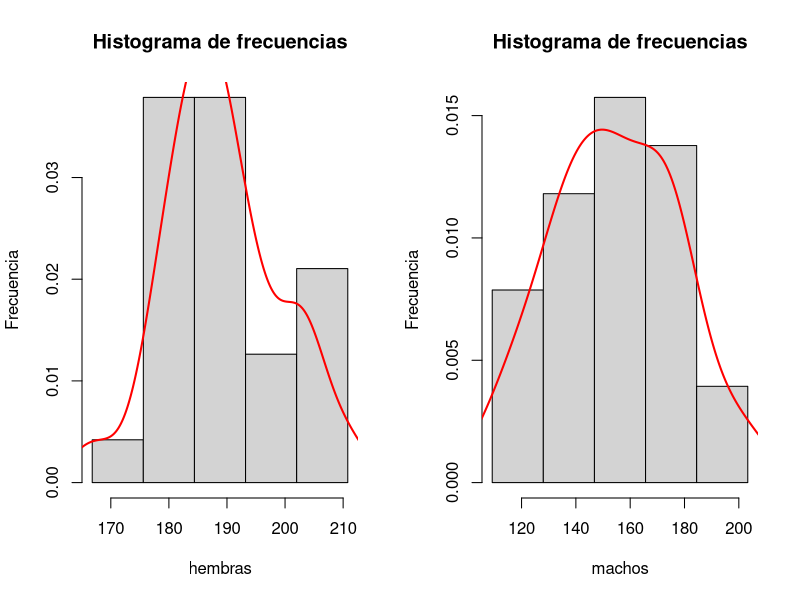

This figure's R source:
## ---- chunk 1
knitr::opts_chunk$set(echo = TRUE)
## ---- chunk 2
summary(cars)
## ---- chunk 3
hembras<-c(183.2,184.1,183.0,204.3,176.5,179.0,188.3,186.8,202.2,182.5,190.0,
           178.1,193.2,180.4,184.3,189.2,189.1,203.1,166.8,196.3,193.3,187.3,
           185.8,189.3,195.5,202.4,210.8)

machos<-c(140.9,121.7,173.8,154.5,109.2,150.7,203.3,163.0,137.7,173.9,177.4,
          154.8,177.5,153.4,138.7,136.7,165.3,126.7,118.9,140.0,192.7,134.4,
          175.0,169.8,153.9,176.7,150.0)

ancho_barras <- (max(hembras)-min(hembras))/5
ancho_barrasm <- (max(machos)-min(machos))/5

nbarras <- seq(min(hembras),
               max(hembras), by = ancho_barras)

nbarrasm <- seq(min(machos),
               max(machos), by = ancho_barrasm)
par(mfrow = c(1,2))

hist(hembras,prob = TRUE, breaks = nbarras, main = "Histograma de frecuencias", 
     ylab = "Frecuencia")
lines(density(hembras), lwd = 2, col = 'red')

hist(machos, prob = TRUE, breaks = nbarrasm, main = "Histograma de frecuencias", 
     ylab = "Frecuencia")
lines(density(machos), lwd = 2, col = 'red')

m<-mean(machos, na.rm = FALSE)# esta es la media o el promedio de machos
m1<-mean(hembras, na.rm = FALSE)#  esta es la media o el promedio de hembras
m
m1
varia<-var(machos, na.rm = FALSE)# esta es la varianza
varia
des<-sd(machos, na.rm = FALSE)#  esta es la desviacion estandar
des

varia1<-var(hembras, na.rm = FALSE)# esta es la varianza
varia1
desv1<-sd(hembras, na.rm = FALSE)#  esta es la desviacion estandar
desv1

